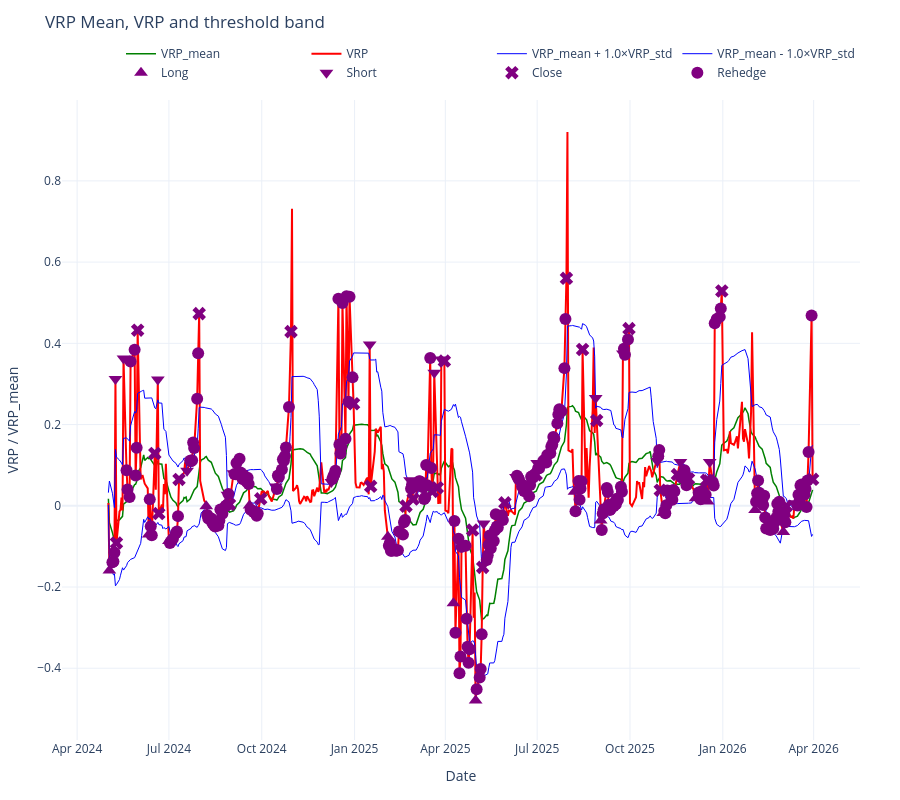

Notebook code for this chart:
### Markdown cell above
## Plot result

### Code cell
# Annual return = CAGR (compound annual growth rate) over the backtest period
n_trading_days = len(ret_ddh)
annual_return_ddh = (1 + tot_ddh) ** (252 / n_trading_days) - 1 if n_trading_days > 0 else 0.0
annual_return_straddle = (1 + tot_straddle) ** (252 / n_trading_days) - 1 if n_trading_days > 0 else 0.0

# Display in a formatted table
metrics_df = pd.DataFrame({
    'Strategy': ['Delta-Hedged', 'Pure Straddle'],
    'Sharpe Ratio': [sharpe_ddh, sharpe_straddle],
    'Sortino Ratio': [sortino_ddh, sortino_straddle],
    'Annual Return': [f"{annual_return_ddh:.4%}", f"{annual_return_straddle:.4%}"],
    'Annual Volatility': [f"{vol_ddh:.4%}", f"{vol_straddle:.4%}"],
    'Max Drawdown': [f"{dd_ddh:.2%}", f"{dd_straddle:.2%}"],
    'Calmar Ratio': [calmar_ddh, calmar_straddle]
})
print("\nRisk-Return Summary:")
print(metrics_df.to_string(index=False))
print()

# Month-end compounded return from daily series (strategy vs underlying)
_daily_cmp = (
    pd.DataFrame(
        {
            "Date": pd.to_datetime(date_idx),
            "strat": np.asarray(ret_ddh, dtype=float),
            "und": np.asarray(underlying_returns, dtype=float),
        }
    )
    .set_index("Date")
    .sort_index()
)
_m = _daily_cmp.resample("ME")
monthly_strat = _m["strat"].apply(lambda s: (1.0 + s).prod() - 1.0)
monthly_und = _m["und"].apply(lambda s: (1.0 + s).prod() - 1.0)
_monthly = pd.DataFrame({"strat": monthly_strat, "und": monthly_und}).dropna(how="all")

fig, axs = plt.subplots(3, 1, figsize=(16, 12), sharex=False)
fig.suptitle('Strategy vs underlying', fontsize=18, fontweight='bold')

# 1. Monthly return (%): strategy vs underlying
_mx = np.arange(len(_monthly))
_w = 0.35
axs[0].bar(_mx - _w / 2, _monthly["strat"].values * 100.0, width=_w, label="Strategy", color="tab:blue")
axs[0].bar(_mx + _w / 2, _monthly["und"].values * 100.0, width=_w, label="Underlying", color="tab:green")
axs[0].set_xticks(_mx)
axs[0].set_xticklabels([d.strftime("%Y-%m") for d in _monthly.index], rotation=45, ha="right")
axs[0].set_ylabel("Monthly return (%)", fontsize=12)
axs[0].set_title("Monthly return (compounded from daily)", fontsize=14)
axs[0].axhline(0.0, color="gray", linewidth=0.8)
axs[0].grid(True, alpha=0.35, axis="y")
axs[0].legend()

# 2. Cumulative return: strategy vs underlying
axs[1].plot(date_idx, cum_ddh, label="Strategy", color="tab:blue", linewidth=2)
axs[1].plot(date_idx, cum_underlying, label="Underlying", color="tab:green", linewidth=2, linestyle="--")
axs[1].set_ylabel("Cumulative return", fontsize=12)
axs[1].set_title("Cumulative return", fontsize=14)
axs[1].grid(True, alpha=0.5)
axs[1].legend()

# 3. Daily returns
axs[2].plot(date_idx, ret_ddh, label="Strategy", color="tab:blue", alpha=0.75, linewidth=1)
axs[2].plot(date_idx, underlying_returns, label="Underlying", color="tab:green", alpha=0.75, linewidth=1)
axs[2].set_ylabel("Daily return", fontsize=12)
axs[2].set_title("Daily returns", fontsize=14)
axs[2].grid(True, alpha=0.5)
axs[2].legend()

# Date ticks on time-series panels only (monthly panel uses its own labels)
for ax in (axs[1], axs[2]):
    ax.xaxis.set_major_locator(mdates.MonthLocator(interval=3))
    ax.xaxis.set_major_formatter(mdates.DateFormatter('%Y-%m'))
plt.setp(axs[-1].xaxis.get_majorticklabels(), rotation=45, ha='right')

plt.tight_layout(rect=[0, 0.03, 1, 0.96])
plt.show()

# VRP plot (interactive: zoom, pan, scroll)
import plotly.graph_objects as go
vrp_mean = underlying_df['VRP_mean'].values
vrp = underlying_df['VRP'].values
vrp_std = underlying_df['VRP_std'].values
th = vrp_plot_threshold
x_dates = date_idx.tolist()
fig_vrp = go.Figure()
fig_vrp.add_trace(go.Scatter(x=x_dates, y=vrp_mean, mode='lines', name='VRP_mean', line=dict(color='green', width=1.5)))
fig_vrp.add_trace(go.Scatter(x=x_dates, y=vrp, mode='lines', name='VRP', line=dict(color='red', width=2)))
fig_vrp.add_trace(go.Scatter(x=x_dates, y=vrp_mean + th * vrp_std, mode='lines', name=f'VRP_mean + {th}×VRP_std', line=dict(color='blue', width=1)))
fig_vrp.add_trace(go.Scatter(x=x_dates, y=vrp_mean - th * vrp_std, mode='lines', name=f'VRP_mean - {th}×VRP_std', line=dict(color='blue', width=1)))
vrp_series = pd.Series(vrp, index=pd.to_datetime(date_idx))
y_long = vrp_series.reindex(pd.to_datetime(dates_long_ddh)).values
y_short = vrp_series.reindex(pd.to_datetime(dates_short_ddh)).values
y_close = vrp_series.reindex(pd.to_datetime(dates_close_ddh)).values
y_rehedge = vrp_series.reindex(pd.to_datetime(dates_rehedge_ddh)).values
fig_vrp.add_trace(go.Scatter(x=dates_long_ddh, y=y_long, mode='markers', name='Long', marker=dict(symbol='triangle-up', size=12, color='purple')))
fig_vrp.add_trace(go.Scatter(x=dates_short_ddh, y=y_short, mode='markers', name='Short', marker=dict(symbol='triangle-down', size=12, color='purple')))
fig_vrp.add_trace(go.Scatter(x=dates_close_ddh, y=y_close, mode='markers', name='Close', marker=dict(symbol='x', size=12, color='purple')))
fig_vrp.add_trace(go.Scatter(x=dates_rehedge_ddh, y=y_rehedge, mode='markers', name='Rehedge', marker=dict(symbol='circle', size=12, color='purple')))
fig_vrp.update_layout(
    title=dict(text='VRP Mean, VRP and threshold band', y=0.98, yanchor='top'),
    margin=dict(t=100, b=60, l=60, r=40),
    xaxis_title='Date',
    yaxis_title='VRP / VRP_mean',
    height=800,
    template='plotly_white',
    legend=dict(orientation='h', yanchor='bottom', y=1.02, xanchor='right', x=1)
)
fig_vrp.show()

# ==========================
# Summary Table
# ==========================
summary_df = pd.DataFrame({
    'Metric': ['Final NAV', 'Total Return', 'Sharpe Ratio', 'Sortino Ratio', 'Max Drawdown', 'Calmar Ratio'],
    'Delta-Hedged': [
        f"${nav_ddh_arr[-1]:,.0f}",
        f"{tot_ddh:.2%}",
        f"{sharpe_ddh:.2f}",
        f"{sortino_ddh:.2f}",
        f"{dd_ddh:.2%}",
        f"{calmar_ddh:.2f}"
    ],
    'Pure Straddle': [
        f"${nav_straddle_arr[-1]:,.0f}",
        f"{tot_straddle:.2%}",
        f"{sharpe_straddle:.2f}",
        f"{sortino_straddle:.2f}",
        f"{dd_straddle:.2%}",
        f"{calmar_straddle:.2f}"
    ]
})

### Figure 1 — Plotly figure (JSON) as saved in the notebook; plotly's stock layout.template omitted (floating-point values rounded to 4 significant figures; data arrays with more than 128 entries replaced by an {"elided": "..."} marker saying what was removed)
{"data": [{"line": {"color": "green", "width": 1.5}, "mode": "lines", "name": "VRP_mean", "type": "scatter", "x": {"elided": "478 str values"}, "y": {"elided": "478 float values"}}, {"line": {"color": "red", "width": 2}, "mode": "lines", "name": "VRP", "type": "scatter", "x": {"elided": "478 str values"}, "y": {"elided": "478 float values"}}, {"line": {"color": "blue", "width": 1}, "mode": "lines", "name": "VRP_mean + 1.0×VRP_std", "type": "scatter", "x": {"elided": "478 str values"}, "y": {"elided": "478 float values"}}, {"line": {"color": "blue", "width": 1}, "mode": "lines", "name": "VRP_mean - 1.0×VRP_std", "type": "scatter", "x": {"elided": "478 str values"}, "y": {"elided": "478 float values"}}, {"marker": {"color": "purple", "size": 12, "symbol": "triangle-up"}, "mode": "markers", "name": "Long", "type": "scatter", "x": ["2024-05-03T00:00:00", "2024-06-11T00:00:00", "2024-07-01T00:00:00", "2024-08-07T00:00:00", "2024-09-19T00:00:00", "2025-02-03T00:00:00", "2025-04-09T00:00:00", "2025-05-01T00:00:00", "2025-08-07T00:00:00", "2025-09-02T00:00:00", "2025-11-03T00:00:00", "2025-12-05T00:00:00", "2025-12-17T00:00:00", "2026-02-02T00:00:00", "2026-03-02T00:00:00"], "y": [-0.1595, -0.07086, -0.087, -0.001427, 0.0008788, -0.07631, -0.2403, -0.4795, 0.03464, -0.03653, -0.01782, 0.01829, 0.01041, -0.0106, -0.06469]}, {"marker": {"color": "purple", "size": 12, "symbol": "triangle-down"}, "mode": "markers", "name": "Short", "type": "scatter", "x": ["2024-05-09T00:00:00", "2024-05-17T00:00:00", "2024-06-20T00:00:00", "2024-07-19T00:00:00", "2024-08-28T00:00:00", "2024-09-03T00:00:00", "2024-10-15T00:00:00", "2024-12-09T00:00:00", "2025-01-16T00:00:00", "2025-02-25T00:00:00", "2025-03-04T00:00:00", "2025-03-21T00:00:00", "2025-03-28T00:00:00", "2025-05-09T00:00:00", "2025-06-10T00:00:00", "2025-07-01T00:00:00", "2025-08-28T00:00:00", "2025-09-24T00:00:00", "2025-10-28T00:00:00", "2025-11-20T00:00:00", "2025-12-19T00:00:00", "2026-03-13T00:00:00"], "y": [0.312, 0.3623, 0.3109, 0.08608, 0.02694, 0.07978, 0.04767, 0.05834, 0.3969, 0.06268, 0.04765, 0.3277, 0.3601, -0.04374, 0.07077, 0.1055, 0.2653, 0.3749, 0.1104, 0.1078, 0.1077, 0.006029]}, {"marker": {"color": "purple", "size": 12, "symbol": "x"}, "mode": "markers", "name": "Close", "type": "scatter", "x": ["2024-05-10T00:00:00", "2024-05-31T00:00:00", "2024-06-17T00:00:00", "2024-06-21T00:00:00", "2024-07-11T00:00:00", "2024-07-31T00:00:00", "2024-08-30T00:00:00", "2024-09-30T00:00:00", "2024-10-30T00:00:00", "2024-12-31T00:00:00", "2025-01-17T00:00:00", "2025-02-21T00:00:00", "2025-02-28T00:00:00", "2025-03-19T00:00:00", "2025-03-24T00:00:00", "2025-03-31T00:00:00", "2025-04-28T00:00:00", "2025-05-08T00:00:00", "2025-05-30T00:00:00", "2025-06-30T00:00:00", "2025-07-30T00:00:00", "2025-08-15T00:00:00", "2025-08-29T00:00:00", "2025-09-30T00:00:00", "2025-10-31T00:00:00", "2025-11-17T00:00:00", "2025-11-28T00:00:00", "2025-12-16T00:00:00", "2025-12-18T00:00:00", "2025-12-31T00:00:00", "2026-02-27T00:00:00", "2026-03-05T00:00:00", "2026-03-31T00:00:00"], "y": [-0.09144, 0.4323, 0.1287, -0.01915, 0.06473, 0.4731, 0.003377, 0.01726, 0.4288, 0.2512, 0.04794, -0.0008175, 0.01647, 0.03524, 0.04453, 0.3564, -0.05987, -0.1516, 0.007381, 0.07647, 0.5601, 0.3848, 0.2102, 0.4362, 0.03832, 0.07696, 0.06612, 0.06252, 0.06155, 0.5289, -0.03835, -0.00113, 0.06521]}, {"marker": {"color": "purple", "size": 12, "symbol": "circle"}, "mode": "markers", "name": "Rehedge", "type": "scatter", "x": {"elided": "243 str values"}, "y": {"elided": "243 float values"}}], "layout": {"height": 800, "legend": {"orientation": "h", "x": 1, "xanchor": "right", "y": 1.02, "yanchor": "bottom"}, "margin": {"b": 60, "l": 60, "r": 40, "t": 100}, "title": {"text": "VRP Mean, VRP and threshold band", "y": 0.98, "yanchor": "top"}, "xaxis": {"title": {"text": "Date"}}, "yaxis": {"title": {"text": "VRP / VRP_mean"}}}}
